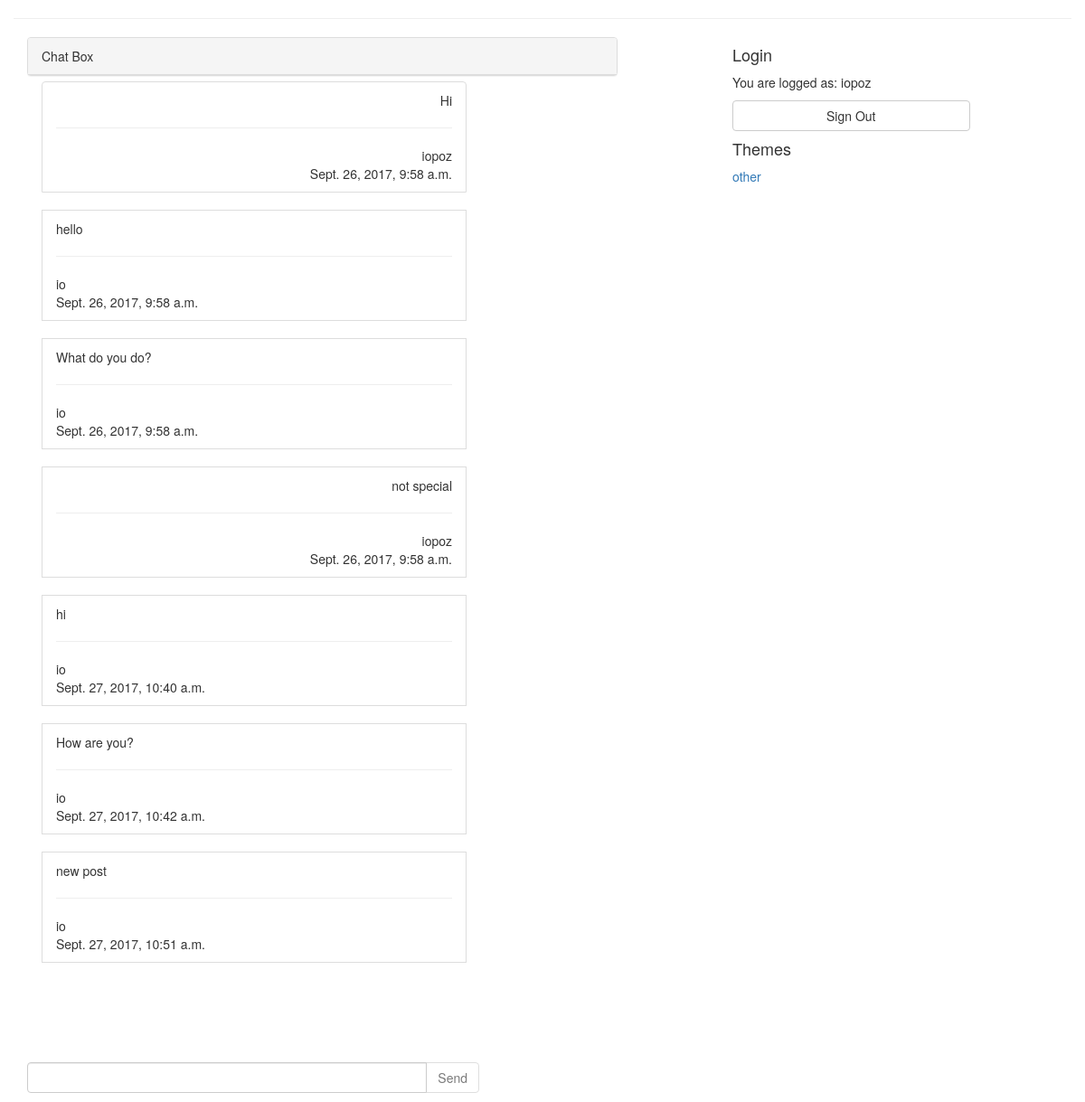
Page /rooms/2/ (signed in) on the committed database.
### chat/models.py (models this page shows, shortened)
class Chat(models.Model):
    message = models.CharField(max_length=140)
    msg_created = models.DateTimeField(auto_now_add=True)
    msg_author = models.ForeignKey(User)
    msg_room = models.ForeignKey(ChatRooms)

class Subject(models.Model):
    subject_name = models.CharField(max_length=50)

### chat/views.py (the view)
# urls.py: url(r'^rooms/(?P<room_id>[0-9]+)/$', chat.views.display_chat_room, name='chat_room'),
def display_chat_room(request, room_id):
    ROOM_ID = room_id
    msg_form = NewMessageForm(request.POST)
    context = {'msgs': Chat.objects.filter(msg_room=ROOM_ID),
               'username': auth.get_user(request).username,
               'form': msg_form,
               'subjects': Subject.objects.all(),
               'chat_room': ChatRooms.objects.get(id=ROOM_ID)}
    return render(request, 'chat_room.html', context)

### chat/forms.py
class NewMessageForm(ModelForm):
    class Meta:
        model = Chat
        fields = ['message']

### chat/models.py (called while the page is built)
    def __str__(self):
        return self.room_name

### chat/templates/chat_room.html (shortened to what this page needs)
{% extends 'base.html' %}
{% load staticfiles %}
{% block content %}
    <hr>
    <div class="row1">
    <div class="col-sm-7">
        <div id="chat-body" class="panel panel-default">
            <div class="panel-heading">Chat Box</div>
            <div id="msg-list-div" class="col-sm-5 panel-body">
                <ul id="msg-list" class="list-group">
                    {% for msg in msgs %}
                        {% if msg.msg_author == request.user %}
                            <li class="text-right list-group-item">{{ msg.message }}
                                <hr>
                                <div class="text-right inline-related">
                                    <div>
                                        {{ msg.msg_author }}
                                    </div>
                                    <div>
                                        {{ msg.msg_created }}
                                    </div>
                                </div>
                            </li>
                            <br>
                        {% else %}
                            <li class="text-left list-group-item">{{ msg.message }}
                                <hr>
                                <div class="text-left inline-related">
                                    <div>
                                        {{ msg.msg_author }}
                                    </div>
                                    <div>
                                        {{ msg.msg_created }}
                                    </div>
                                </div>
                            </li>
                            <br>
                        {% endif %}
                    {% empty %}
                        <li class="text-right list-group-item">No messages yet!</li>
                    {% endfor %}
                </ul>
            </div>
        </div>
        {% if username %}
            <form id="chat-form" action="{% url 'add_post'%}" method="post">
                <div id="chat-bottom" class="input-group col-sm-5 inline-group">
                <input type="text" id="chat-msg" name="chat-msg" class="form-control"/>
                <span class="input-group-btn">
                    <input class="btn btn-default" id="send" type="submit" value="Send"/>
                </span>
                </div>
            </form>
        {% endif %}
    </div>
    </div>
{% endblock %}

### templates/base.html (shortened to what this page needs)
{% load staticfiles %}
<!DOCTYPE html>
<html lang="en">
<head>
    <link rel="stylesheet" href="http://maxcdn.bootstrapcdn.com/bootstrap/3.3.5/css/bootstrap.min.css">
    <link rel="stylesheet" href="{% static 'chat.css' %}">
</head>
<body>
<div class="container">
    <div class="row">
        {% block content %}{% endblock %}
    {% block sub_block %}
    <div class="col-sm-3 col-sm-offset-1">
        {% block login %}
        <div class="sidebar-module sidebar-module-inset">
            <h4>Login</h4>
            {% if not username %}
            <div class="form-group has-error">
                <form action="{% url 'login' %}" method="post">
                    {% csrf_token %}
                    {% if login_error %}
                        <lable class="control-label">{{ login_error }}</lable>
                        <br>
                    {% endif %}
                    <input class="form-control" type="text" name="username" id="username" onclick="this.value='';" onfocus="this.select()" onblur="this.value=!this.value?'* Your name':this.value;" value="* Your name" style="margin-bottom: 5px"/>
                    <input class="form-control" type="text" name="password" id="password" onclick="this.value=''; this.type='password'" onfocus="this.select(); this.type='password'; this.value='';" onblur="this.value=!this.value?'* Your password':this.value;" value="* Your password" style="margin-bottom: 15px"/>
                    <br>
                    <div class="login-btn">
                        <div class="col-md-6">
                            <button class="btn btn-default btn-block" type="submit">Sign in</button>
                        </div>
                        <div class="col-md-6">
                            <a class="btn btn-default btn-block" href="{% url 'register' %}" type="button">Sign up</a>
                        </div>
                    </div>
                </form>
            </div>
            {% else %}
                <form action="{% url 'logout' %}" method="post">
                    <div><p>You are logged as: {{ username }}</p></div>
                    <button class="btn btn-default btn-block" type="submit">Sign Out</button>
                </form>
            {% endif %}
        </div>
        {% endblock %}
    {% block subjects %}
        <div class="sidebar-module sidebar-module-inset">
            <h4>Themes</h4>
                <ol class="list-unstyled">
                {% for subject in subjects %}
                    <li><a href="#">{{ subject.subject_name }}</a></li>
                {% endfor %}
                </ol>
        </div>
    {% endblock %}
    </div>
    {% endblock %}
    </div>
</div>
</body>
</html>

### chat/static/chat.css (style rules this page uses)
#chat-bottom { position: fixed; bottom: 10px; }
.panel-body { overflow-x: scroll; height: 85%; position: fixed; }

### rows in the picture
Chat: message "Hi", msg_author "iopoz", msg_created "Sept. 26, 2017, 9:58 a.m."
Chat: message "hello", msg_author "io", msg_created "Sept. 26, 2017, 9:58 a.m."
Chat: message "What do you do?", msg_author "io", msg_created "Sept. 26, 2017, 9:58 a.m."
Chat: message "not special", msg_author "iopoz", msg_created "Sept. 26, 2017, 9:58 a.m."
Chat: message "hi", msg_author "io", msg_created "Sept. 27, 2017, 10:40 a.m."
Chat: message "How are you?", msg_author "io", msg_created "Sept. 27, 2017, 10:42 a.m."
Chat: message "new post", msg_author "io", msg_created "Sept. 27, 2017, 10:51 a.m."
Subject: subject_name "other"

### other values in the picture
{{ username }} "iopoz"
